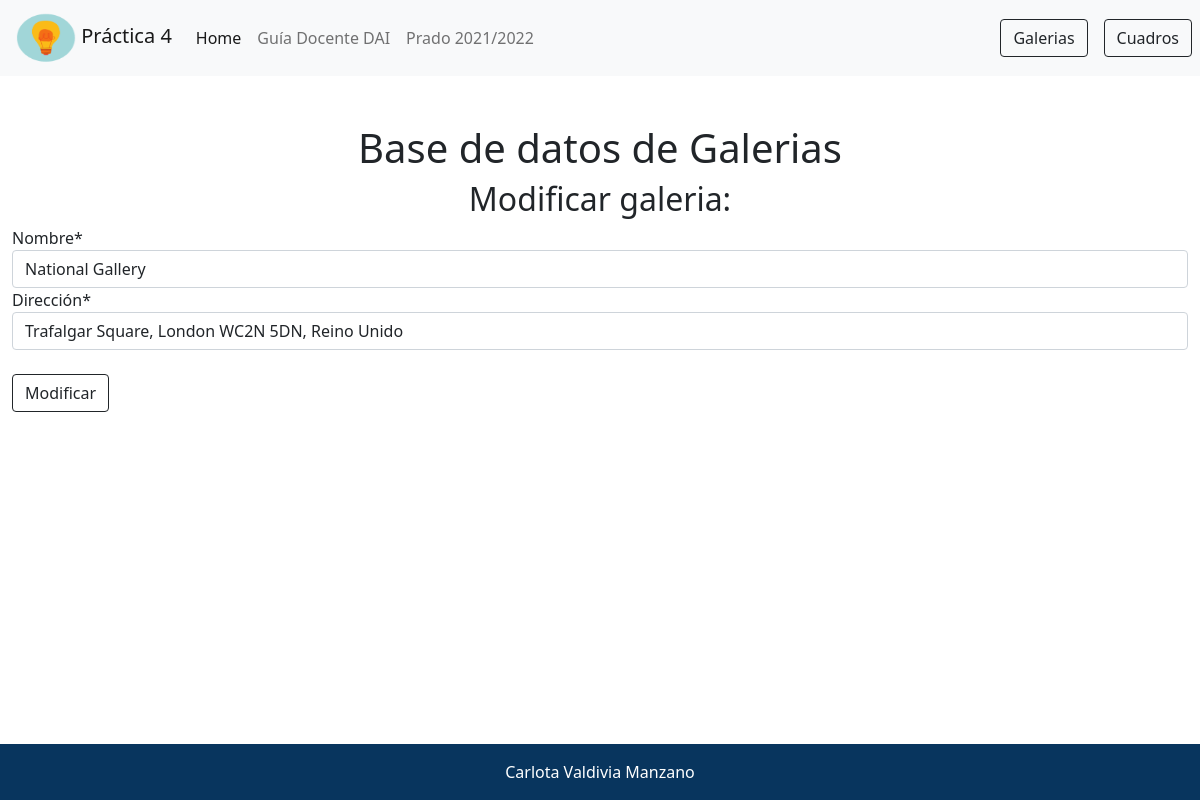
Screenshot of /galerias/modificar/National Gallery with the database file from the repository.
### galerias/models.py (models this page shows, shortened)
class Galeria(models.Model):
  nombre     = models.CharField(max_length=200)
  dirección  = models.CharField(max_length=100)

### galerias/views.py (the view)
# urls.py: path('galerias/modificar/<str:pk>', views.modificarGaleria, name='modificar_galeria'),
def modificarGaleria(request, pk):
    error = None
    galeria = Galeria.objects.get(nombre=pk)
    if request.method == "POST":
        form = GaleriaForm(request.POST, instance=galeria)
        if form.is_valid():
            form.save()
            return redirect('lista_galerias')
        else:
            error = form.errors
    else:
        form = GaleriaForm(instance=galeria)
    return render(request, 'modificar_galeria.html', {'form':form, 'error':error})

### galerias/forms.py
class GaleriaForm(forms.ModelForm):
    class Meta:
        model = Galeria
        fields = ('nombre', 'dirección')

### galerias/templates/modificar_galeria.html (shortened to what this page needs)
{%extends "base.html" %}
{%block content %}
<h1 class="text-center">Base de datos de Galerias </h1>
{% load crispy_forms_tags %}
    <div class="row">
        <div class="text-center">
            <h2>Modificar galeria:</h2>
        </div>
        <form method="POST">
            {{ form|crispy }}
            <br>
                <button type="submit" class="btn btn-outline-dark text-center">Modificar</button>
        </form>
    </div>
{% endblock %}

### rows the page displays
Galeria: nombre "National Gallery", dirección "Trafalgar Square, London WC2N 5DN, Reino Unido"
